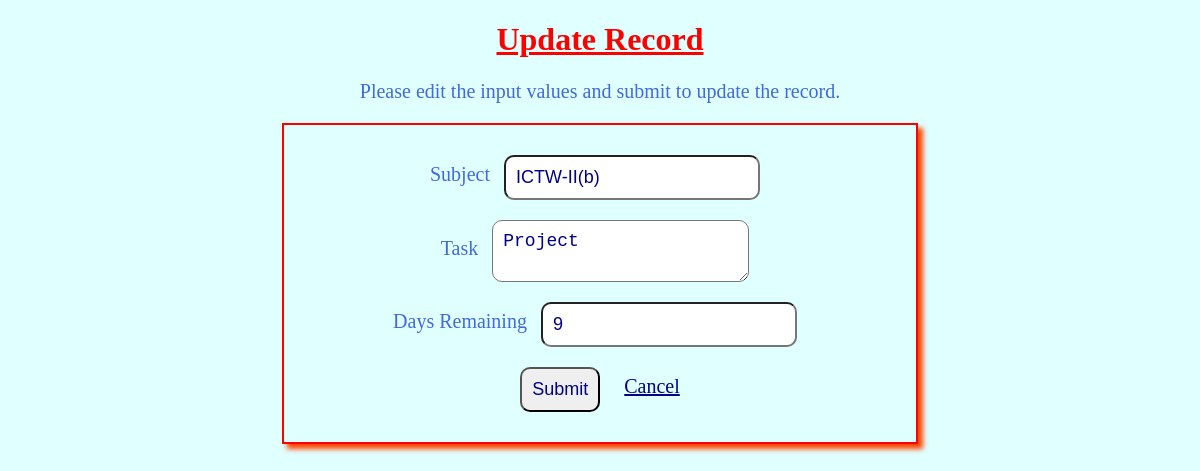
Page /update.php?id=23 on the committed database.
### tables this page shows
CREATE TABLE `tasks` (
  `id` int(11) NOT NULL,
  `userid` int(11) NOT NULL,
  `subject` varchar(25) NOT NULL,
  `task` varchar(255) NOT NULL,
  `days_remaining` int(11) NOT NULL
);

### update.php (the view, shortened to what this page needs)
<?php
require_once "config.php";
$subject = $task = $days_remaining = "";
$subject_err = $task_err = $days_remaining_err = "";
if(isset($_POST["id"]) && !empty($_POST["id"])){
    $id = $_POST["id"];
    $input_subject = trim($_POST["subject"]);
    if(empty($input_subject)){
        $subject_err = "Please enter a subject.";
    } else{
        $subject = $input_subject;
    }
    $input_task = trim($_POST["task"]);
    if(empty($input_task)){
        $task_err = "Please enter a task.";
    } else{
        $task = $input_task;
    }
    $input_days_remaining = trim($_POST["days_remaining"]);
    if(empty($input_days_remaining)){
        $days_remaining_err = "Please enter the days_remaining.";
    } elseif(!ctype_digit($input_days_remaining)){
        $days_remaining_err = "Please enter a positive integer value.";
    } else{
        $days_remaining = $input_days_remaining;
    }
    if(empty($subject_err) && empty($task_err) && empty($days_remaining_err)){
        $sql = "UPDATE tasks SET subject=?, task=?, days_remaining=? WHERE id=?";
        if($stmt = mysqli_prepare($link, $sql)){
            mysqli_stmt_bind_param($stmt, "ssii", $param_subject, $param_task, $param_days_remaining, $param_id);
            $param_subject = $subject;
            $param_task = $task;
            $param_days_remaining = $days_remaining;
            $param_id = $id;
            if(mysqli_stmt_execute($stmt)){
                header("Location: todo.php");
                exit();
            } else{
                echo "Something went wrong. Please try again later.";
            }
        }
        mysqli_stmt_close($stmt);
    }
    mysqli_close($link);
} else{
    if(isset($_GET["id"]) && !empty(trim($_GET["id"]))){
        $sql = "SELECT * FROM tasks WHERE id = ?";
        if($stmt = mysqli_prepare($link, $sql)){
            mysqli_stmt_bind_param($stmt, "i", $param_id);
            if(mysqli_stmt_execute($stmt)){
                $result = mysqli_stmt_get_result($stmt);
                if(mysqli_num_rows($result) == 1){
                    $row = mysqli_fetch_array($result, MYSQLI_ASSOC);
                    $subject = $row["subject"];
                    $task = $row["task"];
                    $days_remaining = $row["days_remaining"];
                } else{
                    header("location: error.php");
                    exit();
                }
            } else{
                echo "Oops! Something went wrong. Please try again later.";
            }
        }
    }  else{
        header("location: error.php");
        exit();
    }
}
?>
<!DOCTYPE html>
<html lang="en">
<head>
</head>
<body>
	<center>
	<div>
		<h1>Update Record</h1>
	</div>
	<p>Please edit the input values and submit to update the record.</p>
	<form action="<?php echo htmlspecialchars(basename($_SERVER['REQUEST_URI'])); ?>" method="post">
		<div <?php echo (!empty($subject_err)); ?>">
			<label>Subject</label>
			<input type="text" name="subject" value="<?php echo $subject; ?>">
		</div>
		<div <?php echo (!empty($task_err)); ?>">
			<label>Task</label>
			<textarea name="task" ><?php echo $task; ?></textarea>
		</div>
		<div <?php echo (!empty($days_remaining_err)); ?>">
			<label>Days Remaining</label>
			<input type="text" name="days_remaining" value="<?php echo $days_remaining; ?>">
		</div>
		<input type="submit" value="Submit">
		<a href="todo.php">Cancel</a>
	</form>
    </center>
</body>
</html>

### update.php (style rules this page uses)
body { background-color: lightcyan; }
h1 { color: red; text-decoration: underline; }
p, label { font-size: 20px; color: royalblue; }
form { border: 2px solid red; box-shadow: 5px 5px 5px orangered; padding: 20px; max-width: 50%; }
input, textarea { padding: 10px; margin: 10px; vertical-align: middle; color: darkblue; font-size: 18px; border-radius: 10px; }
a { font-size: 20px; color: darkblue; margin: 10px; }

### rows in the picture
tasks: subject "ICTW-II(b)", task "Project", days_remaining "9"
